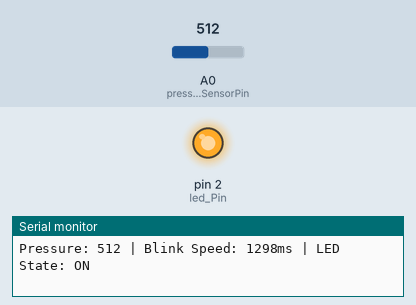
This sketch was run on a simulated Arduino Uno, built with avr-gcc and run on an emulated ATmega328P. Shown: output pins drawn as LEDs (lit = HIGH), the last lines printed to the serial monitor. Dashed ring = blinking. The inputs (shaded band) are chosen by the test bench; at power-on: A0 (pressureSensorPin) = 512.

Above: at 1.2 s.
1.3 s: A0 (pressureSensorPin) set to 122
At 1.51 s:
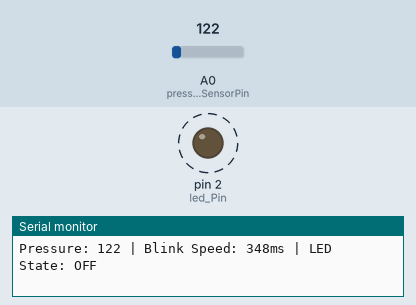
4.3 s: A0 (pressureSensorPin) set to 10
At 5.45 s:
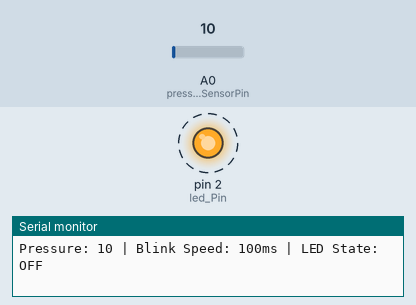
7.3 s: A0 (pressureSensorPin) set to 110
At 7.62 s:
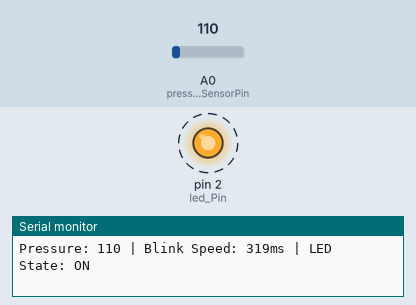
Timing chart, 0 to 16.3 s (numbered marks = the images above; inputs shaded):
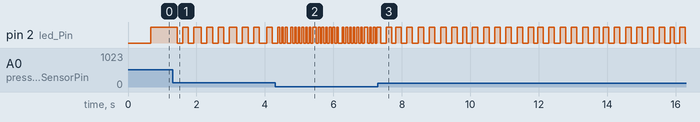

The sketch:

pressureControlledBlink.ino
```cpp
/*
Control LED blink speed using pressure sensor input
Pressure sensor on A0 controls how fast the LED blinks on and off
**This LED can use any digital pin

Pressure sensor controls:
- blink speed (blinkTime changes based on pressure)
- blink pattern stays constant (starts off, toggles every half cycle)
*/

// LED variables
int led_Pin = 2;
bool led_BlinkBeginState = false; // Initial state for blinking LED (true = on, false = off)

// Pressure sensor variables
int pressureSensorPin = A0;
int pressureValue = 0;
int pressureMin = 20;         // Minimum pressure reading
int pressureMax = 800;        // Maximum pressure reading

// Blink timing variables
int minBlinkTime = 100;       // Fastest blink cycle (milliseconds)
int maxBlinkTime = 2000;      // Slowest blink cycle (milliseconds)
int currentBlinkTime = 500;   // Current blink speed

void setup()
{
  // Initialize serial communication for debugging
  Serial.begin(9600);

  // Initialize LED pin as output
  pinMode(led_Pin, OUTPUT);
}

void loop()
{
  // Read pressure sensor value
  pressureValue = analogRead(pressureSensorPin);

  // Map pressure to blink speed (higher pressure = faster blinking)
  currentBlinkTime = map(pressureValue, pressureMin, pressureMax, minBlinkTime, maxBlinkTime);
  currentBlinkTime = constrain(currentBlinkTime, minBlinkTime, maxBlinkTime);

  // Control the blinking LED using current speed
  bool ledState = blink(currentBlinkTime, led_BlinkBeginState);
  digitalWrite(led_Pin, ledState);

  // Debug output
  Serial.print("Pressure: ");
  Serial.print(pressureValue);
  Serial.print(" | Blink Speed: ");
  Serial.print(currentBlinkTime);
  Serial.print("ms | LED State: ");
  Serial.println(ledState ? "ON" : "OFF");
}

// Function to determine LED state for blinking
// Uses timing logic to control the behaviour
// blinkTime = how fast it is blinking (milliseconds)
// beginState = determines whether its starting state is ON or OFF
bool blink(int blinkTime, bool beginState) {
  // Define the boolean variable we will return
  bool ledShouldBeOn = false;

  // Calculate current position in blink cycle
  // Using modulo (%) to get remainder when dividing current time by blink time
  // millis() keeps counting up continuously (0, 1, 2, 3, 4, 5, 6, 7, 8, 9, 10, 11...)
  // millis() % blinkTime creates a repeating pattern (0, 1, 2, 3, 4...497, 498, 499, 0, 1, 2, 3...)
  // This gives us a way to know where we are within each blink cycle
  unsigned long currentTime = millis() % blinkTime;

  // Determine LED state based on timing and beginState
  if(currentTime < (blinkTime / 2)) {
    // We're in the first half of the cycle
    ledShouldBeOn = beginState;  // LED matches beginState in first half
  } else {
    // We're in the second half of the cycle
    ledShouldBeOn = !beginState; // LED is opposite of beginState in second half
  }

  return ledShouldBeOn;
}
```

Measured:
- after the input at 1.3 s, pin 2 (led_Pin): alternates HIGH for 0.16 s and LOW for 0.17 s, starting after 0.13 s
- after the input at 4.3 s, pin 2 (led_Pin): alternates HIGH for 0.05 s and LOW for 0.05 s, starting after 0.13 s
- after the input at 7.3 s, pin 2 (led_Pin): alternates HIGH for 0.16 s and LOW for 0.17 s, starting after 0.08 s
